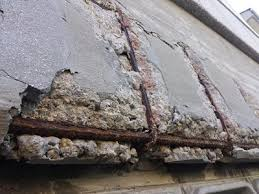
#> input picture data/images/corrosion/1.jpeg, 259 x 194 px
$ python -i utils.py   (imports and definitions only)
#> lines starting #> are read from the running program, lines starting #| are printed output that depends on the picture; after the words box and inside, x2 and y2 are one past the last pixel; in counts of white or black regions, pixels touching at a corner belong together
"""
Utilidades compartidas para preprocesamiento de imágenes y datos.
"""

import cv2
import numpy as np
from tensorflow.keras.preprocessing import image as keras_image
from skimage.morphology import skeletonize
from scipy.ndimage import distance_transform_edt

# ----------------------------------------
# PREPROCESAMIENTO DE IMÁGENES
# ----------------------------------------

# [25 lines left out: function cargar_y_preprocesar_imagen, not called in this run]

# ----------------------------------------
# ANÁLISIS MORFOLÓGICO DE FISURAS
# ----------------------------------------

def analizar_morfologia_fisura(ruta_imagen):
    """
    Analiza características morfológicas de una fisura.
    Útil para features adicionales o validación visual.

    Returns:
        dict: Diccionario con métricas (grosor promedio, máximo, mínimo)
    """
#> called with ruta_imagen = '../data/images/corrosion/1.jpeg'
    img = cv2.imread(ruta_imagen, cv2.IMREAD_GRAYSCALE)
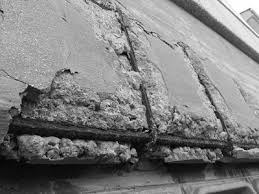
#> img: shape (194, 259); min 0, max 255, mean 126.8

    if img is None:
        return None

    # Suavizado y binarización
    img_blur = cv2.GaussianBlur(img, (5, 5), 0)
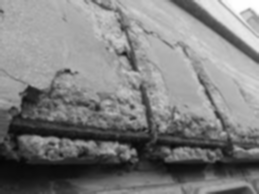
#> img_blur: shape (194, 259); min 6, max 255, mean 126.8
    _, binary = cv2.threshold(img_blur, 0, 1, cv2.THRESH_BINARY + cv2.THRESH_OTSU)
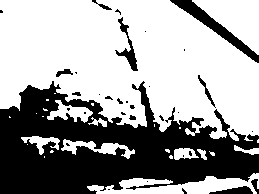
#> binary: shape (194, 259); values 0 (black) and 1 (white), 62.8% white; 33 black regions (23 under 20 px), largest, box (x1, y1, x2, y2) and area: (0, 81, 259, 194) 16718, (170, 0, 259, 63) 942, (115, 17, 138, 71) 326

    # Invertir si es necesario
    if np.mean(img[binary == 1]) > np.mean(img[binary == 0]):
        binary = 1 - binary

    if np.sum(binary) == 0:
        return {
            'grosor_promedio': 0,
            'grosor_maximo': 0,
            'grosor_minimo': 0,
            'deteccion_exitosa': False
        }

    # Esqueleto y mapa de distancias
    skeleton = skeletonize(binary > 0)
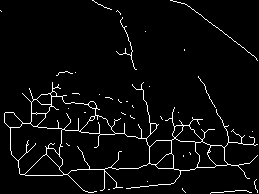
#> skeleton: shape (194, 259) bool; 4.1% white in thin lines or dots
    dist_map = distance_transform_edt(binary)
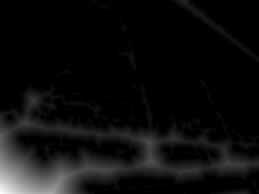
#> dist_map: shape (194, 259) float64; min 0, max 55.87, mean 3.1; drawn with min black and max white

    if np.any(skeleton):
        thickness_values = dist_map[skeleton] * 2
#> thickness_values = 2068 values, max 56.57 at index 1813, min 2 at index 0, mean 12.28

        return {
            'grosor_promedio': float(np.mean(thickness_values)),
            'grosor_maximo': float(np.max(thickness_values)),
            'grosor_minimo': float(np.min(thickness_values)),
            'deteccion_exitosa': True
        }

    return {
        'grosor_promedio': 0,
        'grosor_maximo': 0,
        'grosor_minimo': 0,
        'deteccion_exitosa': False
    }

# ----------------------------------------
# VALIDACIÓN DE DATOS
# ----------------------------------------

# [70 lines left out: functions validar_probabilidades_cnn, normalizar_probabilidades, generar_csv_ejemplo, not called in this run]

# ----------------------------------------
# PRUEBAS UNITARIAS (OPCIONAL)
# ----------------------------------------

# [14 lines not run here, left out]

>>> result = analizar_morfologia_fisura('../data/images/corrosion/1.jpeg')
#> result = {'grosor_promedio': 12.28, 'grosor_maximo': 56.57, 'grosor_minimo': 2, 'deteccion_exitosa': True}

$ run again, on data/images/corrosion/10.jpeg
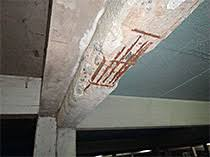
#> input picture data/images/corrosion/10.jpeg, 210 x 157 px
#> in analizar_morfologia_fisura, `_, binary = cv2.threshold(img_blur, 0, 1, cv2.THRESH_BINARY + cv2.THRE..`:
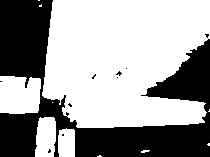
#> binary: shape (157, 210); values 0 (black) and 1 (white), 61.9% white; 10 black regions (9 under 20 px), largest, box (x1, y1, x2, y2) and area: (0, 0, 210, 157) 12511
#> skeleton: shape (157, 210) bool; 2.2% white in thin lines or dots
#> in analizar_morfologia_fisura, `dist_map = distance_transform_edt(binary)`:
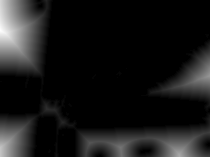
#> dist_map: shape (157, 210) float64; min 0, max 45.79, mean 4.5; drawn with min black and max white
#> thickness_values = 727 values, max 56.64 at index 65, min 2 at index 77, mean 17.99
#> result = {'grosor_promedio': 17.99, 'grosor_maximo': 56.64, 'grosor_minimo': 2, 'deteccion_exitosa': True}

$ run again, on data/images/corrosion/11.jpeg
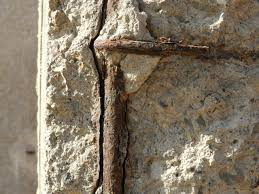
#> input picture data/images/corrosion/11.jpeg, 259 x 194 px
#> in analizar_morfologia_fisura, `_, binary = cv2.threshold(img_blur, 0, 1, cv2.THRESH_BINARY + cv2.THRE..`:
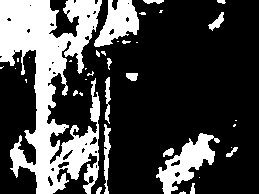
#> binary: shape (194, 259); values 0 (black) and 1 (white), 27.3% white; 37 white regions (21 under 20 px), largest, box (x1, y1, x2, y2) and area: (0, 0, 102, 194) 9861, (156, 133, 220, 194) 1535, (94, 0, 139, 47) 1190
#> skeleton: shape (194, 259) bool; 5.4% white in thin lines or dots
#> in analizar_morfologia_fisura, `dist_map = distance_transform_edt(binary)`:
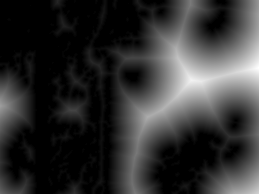
#> dist_map: shape (194, 259) float64; min 0, max 56.57, mean 11.2; drawn with min black and max white
#> thickness_values = 2734 values, max 107.2 at index 1030, min 2 at index 1, mean 21.67
#> result = {'grosor_promedio': 21.67, 'grosor_maximo': 107.2, 'grosor_minimo': 2, 'deteccion_exitosa': True}

$ run again, on data/images/corrosion/12.jpeg
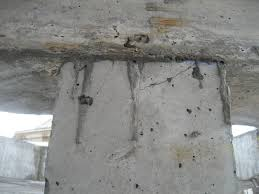
#> input picture data/images/corrosion/12.jpeg, 259 x 194 px
#> in analizar_morfologia_fisura, `_, binary = cv2.threshold(img_blur, 0, 1, cv2.THRESH_BINARY + cv2.THRE..`:
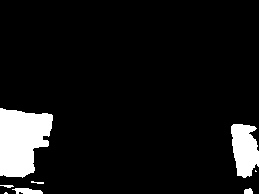
#> binary: shape (194, 259); values 0 (black) and 1 (white), 8.2% white; 8 white regions (2 under 20 px), largest, box (x1, y1, x2, y2) and area: (0, 108, 53, 178) 2759, (231, 124, 259, 178) 1139, (12, 188, 43, 194) 134, (244, 188, 253, 194) 44, (0, 185, 14, 188) 27, (31, 181, 44, 184) 23
#> skeleton: shape (194, 259) bool; 1.3% white in thin lines or dots, all inside (x1, y1, x2, y2) = (1, 53, 259, 194)
#> in analizar_morfologia_fisura, `dist_map = distance_transform_edt(binary)`:
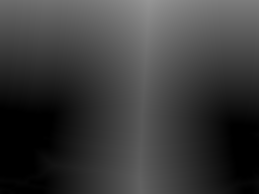
#> dist_map: shape (194, 259) float64; min 0, max 149.8, mean 58.5
#> thickness_values = 656 values, max 191.5 at index 164, min 2 at index 276, mean 77.66
#> result = {'grosor_promedio': 77.66, 'grosor_maximo': 191.5, 'grosor_minimo': 2, 'deteccion_exitosa': True}
